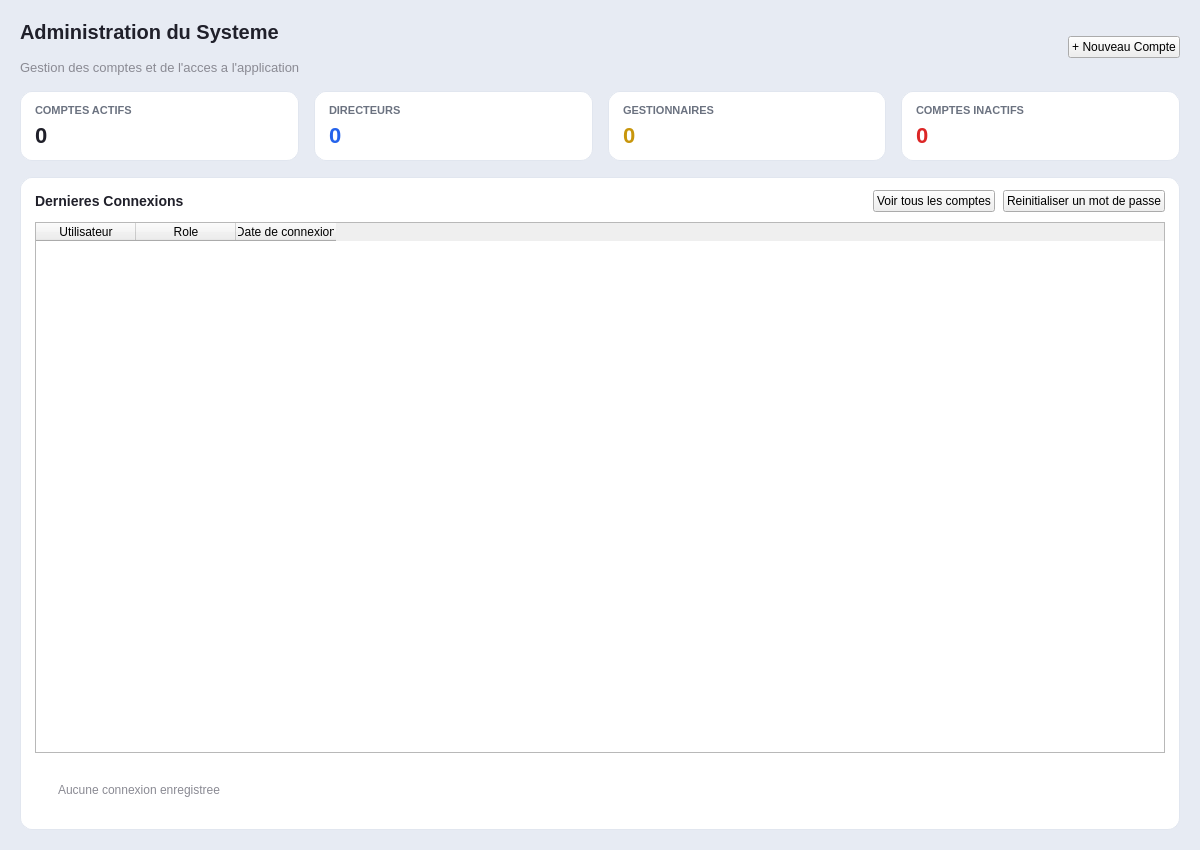
<?xml version="1.0" encoding="UTF-8"?>
<ui version="4.0">
 <class>PageAdmin</class>
 <widget class="QWidget" name="PageAdmin">
  <property name="geometry">
   <rect>
    <x>0</x>
    <y>0</y>
    <width>1200</width>
    <height>850</height>
   </rect>
  </property>
  <property name="windowTitle">
   <string>Espace Administration</string>
  </property>
<property name="styleSheet"><string>QWidget#PageAdmin { background-color: #E7EBF3; font-family: 'Segoe UI', sans-serif; }</string></property>
  <layout class="QVBoxLayout" name="mainLayout">
   <property name="spacing">
    <number>16</number>
   </property>
   <property name="leftMargin">
    <number>20</number>
   </property>
   <property name="topMargin">
    <number>20</number>
   </property>
   <property name="rightMargin">
    <number>20</number>
   </property>
   <property name="bottomMargin">
    <number>20</number>
   </property>
   <item>
    <layout class="QHBoxLayout" name="headerLayout">
     <item>
      <layout class="QVBoxLayout" name="titleLayout">
       <item>
        <widget class="QLabel" name="lbl_title">
         <property name="styleSheet">
          <string>color: #20202A; font-size: 20px; font-weight: 700; border: none;</string>
         </property>
         <property name="text">
          <string>Administration du Systeme</string>
         </property>
        </widget>
       </item>
       <item>
        <widget class="QLabel" name="lbl_subtitle">
         <property name="styleSheet">
          <string>color: #8A8A93; font-size: 13px; border: none;</string>
         </property>
         <property name="text">
          <string>Gestion des comptes et de l'acces a l'application</string>
         </property>
        </widget>
       </item>
      </layout>
     </item>
     <item>
      <spacer name="headerSpacer">
       <property name="orientation">
        <enum>Qt::Horizontal</enum>
       </property>
       <property name="sizeHint" stdset="0">
        <size>
         <width>40</width>
         <height>20</height>
        </size>
       </property>
      </spacer>
     </item>
     <item>
      <widget class="QPushButton" name="btn_quick_nouveau_compte">
       <property name="cursor">
        <cursorShape>PointingHandCursor</cursorShape>
       </property>
       <property name="text">
        <string>+ Nouveau Compte</string>
       </property>
      </widget>
     </item>
    </layout>
   </item>
   <item>
    <layout class="QHBoxLayout" name="kpiLayout">
     <property name="spacing">
      <number>15</number>
     </property>
     <item>
      <widget class="QFrame" name="card_total_comptes">
       <property name="styleSheet"><string>QFrame#card_total_comptes { background-color: #FFFFFF; color: #20202A; border: 1px solid #E1E6EF; border-radius: 12px; }</string></property>
       <layout class="QVBoxLayout" name="layout_card1">
        <property name="leftMargin">
         <number>14</number>
        </property>
        <property name="topMargin">
         <number>12</number>
        </property>
        <property name="rightMargin">
         <number>14</number>
        </property>
        <property name="bottomMargin">
         <number>12</number>
        </property>
        <item>
         <widget class="QLabel" name="lbl_kpi1_titre">
          <property name="styleSheet">
           <string>color: #6B7280; font-size: 11px; font-weight: 700; border: none; qproperty-alignment: AlignCenter;</string>
          </property>
          <property name="text">
           <string>COMPTES ACTIFS</string>
          </property>
         </widget>
        </item>
        <item>
         <widget class="QLabel" name="lbl_kpi1_valeur">
          <property name="styleSheet">
           <string>color: #20202A; font-size: 22px; font-weight: 800; border: none; qproperty-alignment: AlignCenter;</string>
          </property>
          <property name="text">
           <string>0</string>
          </property>
         </widget>
        </item>
       </layout>
      </widget>
     </item>
     <item>
      <widget class="QFrame" name="card_directeurs">
       <property name="styleSheet"><string>QFrame#card_directeurs { background-color: #FFFFFF; color: #20202A; border: 1px solid #E1E6EF; border-radius: 12px; }</string></property>
       <layout class="QVBoxLayout" name="layout_card2">
        <property name="leftMargin">
         <number>14</number>
        </property>
        <property name="topMargin">
         <number>12</number>
        </property>
        <property name="rightMargin">
         <number>14</number>
        </property>
        <property name="bottomMargin">
         <number>12</number>
        </property>
        <item>
         <widget class="QLabel" name="lbl_kpi2_titre">
          <property name="styleSheet">
           <string>color: #6B7280; font-size: 11px; font-weight: 700; border: none; qproperty-alignment: AlignCenter;</string>
          </property>
          <property name="text">
           <string>DIRECTEURS</string>
          </property>
         </widget>
        </item>
        <item>
         <widget class="QLabel" name="lbl_kpi2_valeur">
          <property name="styleSheet">
           <string>color: #2563EB; font-size: 22px; font-weight: 800; border: none; qproperty-alignment: AlignCenter;</string>
          </property>
          <property name="text">
           <string>0</string>
          </property>
         </widget>
        </item>
       </layout>
      </widget>
     </item>
     <item>
      <widget class="QFrame" name="card_gestionnaires">
       <property name="styleSheet"><string>QFrame#card_gestionnaires { background-color: #FFFFFF; color: #20202A; border: 1px solid #E1E6EF; border-radius: 12px; }</string></property>
       <layout class="QVBoxLayout" name="layout_card3">
        <property name="leftMargin">
         <number>14</number>
        </property>
        <property name="topMargin">
         <number>12</number>
        </property>
        <property name="rightMargin">
         <number>14</number>
        </property>
        <property name="bottomMargin">
         <number>12</number>
        </property>
        <item>
         <widget class="QLabel" name="lbl_kpi3_titre">
          <property name="styleSheet">
           <string>color: #6B7280; font-size: 11px; font-weight: 700; border: none; qproperty-alignment: AlignCenter;</string>
          </property>
          <property name="text">
           <string>GESTIONNAIRES</string>
          </property>
         </widget>
        </item>
        <item>
         <widget class="QLabel" name="lbl_kpi3_valeur">
          <property name="styleSheet">
           <string>color: #C8960C; font-size: 22px; font-weight: 800; border: none; qproperty-alignment: AlignCenter;</string>
          </property>
          <property name="text">
           <string>0</string>
          </property>
         </widget>
        </item>
       </layout>
      </widget>
     </item>
     <item>
      <widget class="QFrame" name="card_comptes_inactifs">
       <property name="styleSheet"><string>QFrame#card_comptes_inactifs { background-color: #FFFFFF; color: #20202A; border: 1px solid #E1E6EF; border-radius: 12px; }</string></property>
       <layout class="QVBoxLayout" name="layout_card4">
        <property name="leftMargin">
         <number>14</number>
        </property>
        <property name="topMargin">
         <number>12</number>
        </property>
        <property name="rightMargin">
         <number>14</number>
        </property>
        <property name="bottomMargin">
         <number>12</number>
        </property>
        <item>
         <widget class="QLabel" name="lbl_kpi4_titre">
          <property name="styleSheet">
           <string>color: #6B7280; font-size: 11px; font-weight: 700; border: none; qproperty-alignment: AlignCenter;</string>
          </property>
          <property name="text">
           <string>COMPTES INACTIFS</string>
          </property>
         </widget>
        </item>
        <item>
         <widget class="QLabel" name="lbl_kpi4_valeur">
          <property name="styleSheet">
           <string>color: #DC2626; font-size: 22px; font-weight: 800; border: none; qproperty-alignment: AlignCenter;</string>
          </property>
          <property name="text">
           <string>0</string>
          </property>
         </widget>
        </item>
       </layout>
      </widget>
     </item>
    </layout>
   </item>
   <item>
    <widget class="QFrame" name="card_activite">
     <property name="styleSheet"><string>QFrame#card_activite { background-color: #FFFFFF; color: #20202A; border: 1px solid #E1E6EF; border-radius: 12px; }</string></property>
     <layout class="QVBoxLayout" name="layout_activite">
      <property name="leftMargin">
       <number>14</number>
      </property>
      <property name="topMargin">
       <number>12</number>
      </property>
      <property name="rightMargin">
       <number>14</number>
      </property>
      <property name="bottomMargin">
       <number>12</number>
      </property>
      <property name="spacing">
       <number>10</number>
      </property>
      <item>
       <layout class="QHBoxLayout" name="activiteHeader">
        <property name="spacing">
         <number>8</number>
        </property>
        <item>
         <widget class="QLabel" name="lbl_activite_titre">
          <property name="styleSheet">
           <string>color: #20202A; font-weight: 700; font-size: 14px; border: none;</string>
          </property>
          <property name="text">
           <string>Dernieres Connexions</string>
          </property>
         </widget>
        </item>
        <item>
         <spacer name="activiteSpacer">
          <property name="orientation">
           <enum>Qt::Horizontal</enum>
          </property>
          <property name="sizeHint" stdset="0">
           <size>
            <width>40</width>
            <height>20</height>
           </size>
          </property>
         </spacer>
        </item>
        <item>
         <widget class="QPushButton" name="btn_goto_comptes">
          <property name="cursor">
           <cursorShape>PointingHandCursor</cursorShape>
          </property>
          <property name="text">
           <string>Voir tous les comptes</string>
          </property>
         </widget>
        </item>
        <item>
         <widget class="QPushButton" name="btn_reset_password">
          <property name="cursor">
           <cursorShape>PointingHandCursor</cursorShape>
          </property>
          <property name="text">
           <string>Reinitialiser un mot de passe</string>
          </property>
         </widget>
        </item>
       </layout>
      </item>
      <item>
       <widget class="QTableWidget" name="table_dernieres_connexions">
        <property name="editTriggers">
         <set>QAbstractItemView::NoEditTriggers</set>
        </property>
        <property name="selectionBehavior">
         <enum>QAbstractItemView::SelectRows</enum>
        </property>
        <property name="alternatingRowColors">
         <bool>true</bool>
        </property>
        <property name="showGrid">
         <bool>false</bool>
        </property>
        <column>
         <property name="text">
          <string>Utilisateur</string>
         </property>
        </column>
        <column>
         <property name="text">
          <string>Role</string>
         </property>
        </column>
        <column>
         <property name="text">
          <string>Date de connexion</string>
         </property>
        </column>
       </widget>
      </item>
      <item>
       <widget class="QLabel" name="lbl_activite_empty">
        <property name="styleSheet">
         <string>color: #8A8A93; font-size: 12px; padding: 20px; qproperty-alignment: AlignCenter; border: none;</string>
        </property>
        <property name="text">
         <string>Aucune connexion enregistree</string>
        </property>
        <property name="visible">
         <bool>false</bool>
        </property>
       </widget>
      </item>
     </layout>
    </widget>
   </item>
  </layout>
 </widget>
 <resources/>
 <connections/>
</ui>
